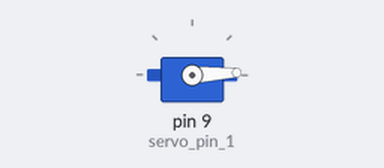
Recording of a sketch running on a simulated Arduino Uno, built with avr-gcc and run on an emulated ATmega328P. Parts: servo.

Above: at 0.05 s.
At 0.45 s:
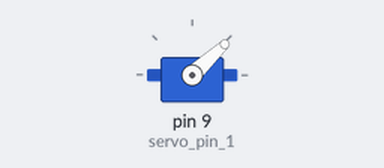
At 0.9 s:
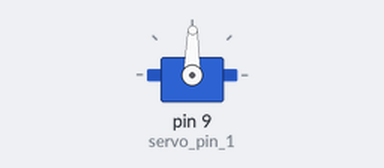
At 1.8 s:
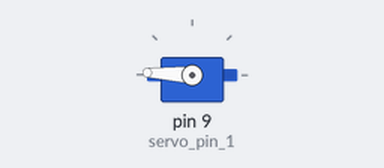
Timing chart, 0 to 4.2 s (numbered marks = the images above):
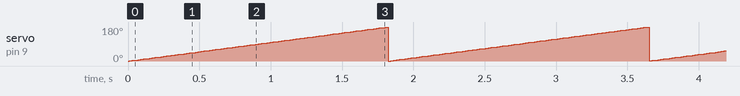

The sketch:

servo_demo.ino
```cpp
/**
 * @author Alexander Entinger, MSc / LXRobotics
 * @brief this sketch demonstrates how to control a servo attached to the LXRobotics Novice Shield
 * @file servo_demo.ino
 */

#include <Servo.h>

static int const servo_pin_1 = 9; // D9
static int const servo_pin_2 = 10; // D10
static int const current_servo_pin = servo_pin_1;

Servo my_servo;

void setup() {
  my_servo.attach(current_servo_pin);
}

void loop() {
  int const angle_min = 0;
  int const angle_max = 180;
  for(int angle=angle_min; angle<=angle_max; angle++) {
    my_servo.write(angle);
    delay(10);
  }
}
```

Measured:
- by itself, servo on pin 9 (servo_pin_1): ramps from 0° to 180° and jumps back, once every 1.8 s
